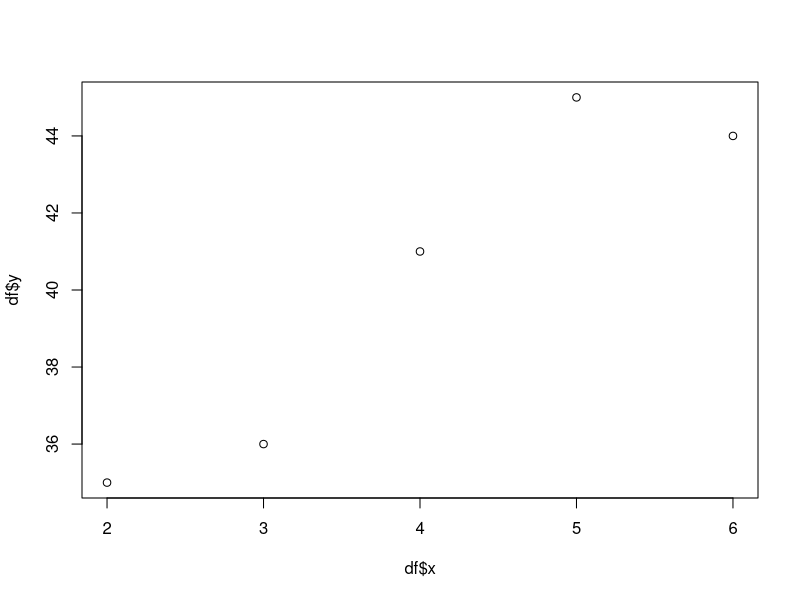
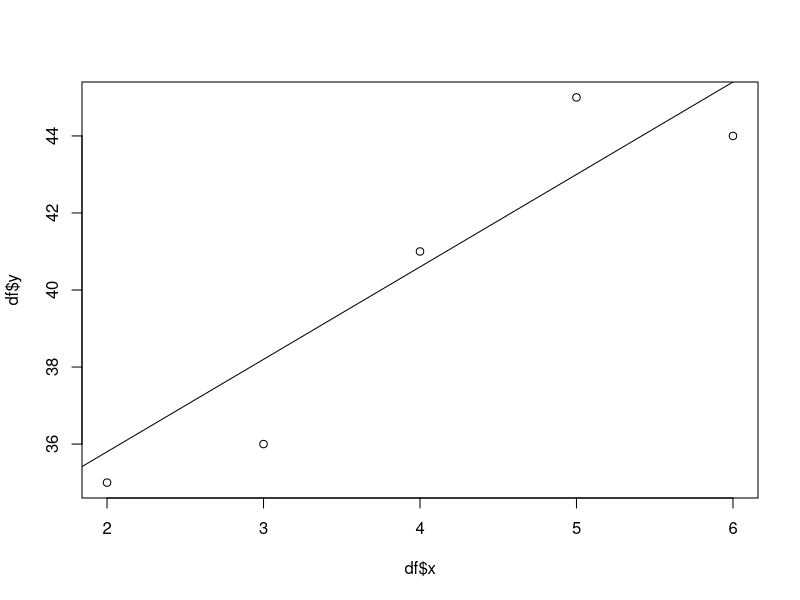
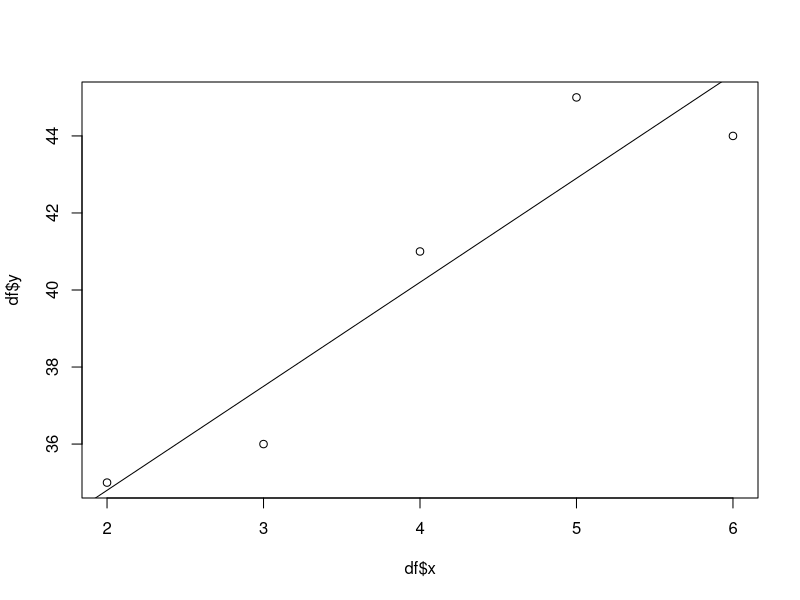

Source code (R) for these figures, in order:
## ---- chunk 1
x = c(2,3,4,5,6)
y = c(35,36,41,45,44)
df = data.frame(x)
df$y = y
plot(df$x,df$y)
## ---- chunk 2
plot(df$x,df$y) 
curve(2.4*x + 31, 1, 7,add = T)
## ---- chunk 3
df$xy = df$x * df$y
xbar = mean(df$x)
ybar = mean(df$y)
xsqrbar = mean(df$x^2)
m = (mean(df$xy) - xbar * ybar)/(xsqrbar - xbar^2)
b = ybar - m*xbar
c("Value for m:", round(m,2))
c("Value for b:",round(b,2))
## ---- chunk 4
plot(df$x,df$y) 
curve(m*x + b, 1, 7,add = T)
## ---- chunk 5
n = length(df$x)
num = n * sum(df$xy) - sum(df$x) * sum(df$y)

t1 = n * sum (df$x^2) - sum (df$x)^2 
t2 = n * sum(y^2) - sum(y)^2

denom = sqrt(t1 * t2)

r = num/denom
r
r^2
## ---- chunk 6
F = r^2*(n-2)/(1-r^2)
t = sqrt(F)
p = 2*pt(-abs(t),df=n-2)
F
t
p
## ---- chunk 7

LinearRegression = function(xval, yval) {
# the following variables should be calculated from
# the x and y vectors provided as parameters to the function.
#
# First calculate n, which is the number of elements in the arrays

n = length(x)
degFreedom = n-2
#
# now, solve for the rest. Sample values are filled in
# replace the following code
#
slope = 2.7
yIntercept = 31
r =-0.92
rsqr = r^2
F = 31
t = sqrt(F)
p = 0.021
#
# this function will return a dataframe object with the elements filled in
# build the object
#
df1 = NULL
df1 = data.frame (slope)  
df1$intercept = yIntercept
df1$n = n
df1$r = r
df1$rsquared = rsqr
df1$F = F
df1$t = t
df1$p = p
df1$degFreedom = degFreedom
df1    
}
# calling sequence
#
# model = LinearRegression(x,y)
#
## ---- chunk 8

linmodel = LinearRegression(df$x, df$y)
linmodel

## ---- chunk 9

linm = lm(df$y ~ df$x)
summary(linm)

